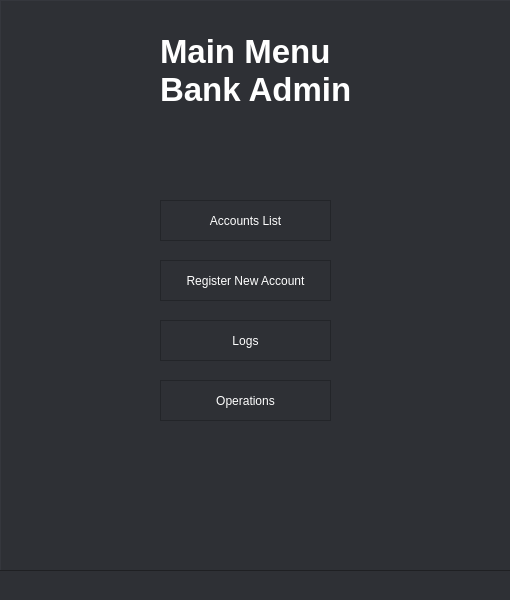
<?xml version="1.0" encoding="UTF-8"?>
<ui version="4.0">
 <class>MainWindow</class>
 <widget class="QMainWindow" name="MainWindow">
  <property name="geometry">
   <rect>
    <x>0</x>
    <y>0</y>
    <width>510</width>
    <height>600</height>
   </rect>
  </property>
  <property name="minimumSize">
   <size>
    <width>510</width>
    <height>600</height>
   </size>
  </property>
  <property name="maximumSize">
   <size>
    <width>510</width>
    <height>600</height>
   </size>
  </property>
  <property name="windowTitle">
   <string>Bank Admin Panel</string>
  </property>
  <property name="styleSheet">
   <string notr="true">background-color: rgb(46, 48, 53);</string>
  </property>
  <widget class="QWidget" name="wid_mainMenuWidget">
   <widget class="QWidget" name="verticalLayoutWidget">
    <property name="geometry">
     <rect>
      <x>0</x>
      <y>0</y>
      <width>511</width>
      <height>571</height>
     </rect>
    </property>
    <layout class="QVBoxLayout" name="verticalLayout">
     <item>
      <widget class="QFrame" name="frm_mainMenuFrame">
       <property name="autoFillBackground">
        <bool>false</bool>
       </property>
       <property name="styleSheet">
        <string notr="true"/>
       </property>
       <property name="frameShape">
        <enum>QFrame::Panel</enum>
       </property>
       <property name="frameShadow">
        <enum>QFrame::Raised</enum>
       </property>
       <widget class="QLabel" name="label">
        <property name="geometry">
         <rect>
          <x>160</x>
          <y>30</y>
          <width>241</width>
          <height>81</height>
         </rect>
        </property>
        <property name="font">
         <font>
          <pointsize>25</pointsize>
          <bold>true</bold>
         </font>
        </property>
        <property name="styleSheet">
         <string notr="true">color: rgb(255, 255, 255);</string>
        </property>
        <property name="text">
         <string>Main Menu   Bank Admin</string>
        </property>
        <property name="wordWrap">
         <bool>true</bool>
        </property>
       </widget>
       <widget class="QFrame" name="frm_accountsList">
        <property name="enabled">
         <bool>true</bool>
        </property>
        <property name="geometry">
         <rect>
          <x>160</x>
          <y>200</y>
          <width>171</width>
          <height>41</height>
         </rect>
        </property>
        <property name="styleSheet">
         <string notr="true">border-color: rgb(0, 0, 0);</string>
        </property>
        <property name="frameShape">
         <enum>QFrame::StyledPanel</enum>
        </property>
        <property name="frameShadow">
         <enum>QFrame::Raised</enum>
        </property>
        <widget class="QPushButton" name="btn_accountsList">
         <property name="geometry">
          <rect>
           <x>0</x>
           <y>0</y>
           <width>171</width>
           <height>41</height>
          </rect>
         </property>
         <property name="cursor">
          <cursorShape>PointingHandCursor</cursorShape>
         </property>
         <property name="autoFillBackground">
          <bool>false</bool>
         </property>
         <property name="styleSheet">
          <string notr="true">background-color: rgb(255, 255, 255);
color: rgb(255, 255, 255);
alternate-background-color: rgb(255, 255, 255);
</string>
         </property>
         <property name="text">
          <string>Accounts List</string>
         </property>
         <property name="icon">
          <iconset theme="contact-new"/>
         </property>
         <property name="iconSize">
          <size>
           <width>26</width>
           <height>26</height>
          </size>
         </property>
         <property name="default">
          <bool>false</bool>
         </property>
         <property name="flat">
          <bool>true</bool>
         </property>
        </widget>
       </widget>
       <widget class="QFrame" name="frm_registerNewAccount">
        <property name="enabled">
         <bool>true</bool>
        </property>
        <property name="geometry">
         <rect>
          <x>160</x>
          <y>260</y>
          <width>171</width>
          <height>41</height>
         </rect>
        </property>
        <property name="styleSheet">
         <string notr="true">border-color: rgb(0, 0, 0);</string>
        </property>
        <property name="frameShape">
         <enum>QFrame::StyledPanel</enum>
        </property>
        <property name="frameShadow">
         <enum>QFrame::Raised</enum>
        </property>
        <widget class="QPushButton" name="btn_registerNewAccount">
         <property name="geometry">
          <rect>
           <x>0</x>
           <y>0</y>
           <width>171</width>
           <height>41</height>
          </rect>
         </property>
         <property name="cursor">
          <cursorShape>PointingHandCursor</cursorShape>
         </property>
         <property name="autoFillBackground">
          <bool>false</bool>
         </property>
         <property name="styleSheet">
          <string notr="true">color: rgb(255, 255, 255);
background-color: grey
</string>
         </property>
         <property name="text">
          <string>Register New Account</string>
         </property>
         <property name="icon">
          <iconset theme="list-add"/>
         </property>
         <property name="iconSize">
          <size>
           <width>26</width>
           <height>26</height>
          </size>
         </property>
         <property name="default">
          <bool>false</bool>
         </property>
         <property name="flat">
          <bool>true</bool>
         </property>
        </widget>
       </widget>
       <widget class="QFrame" name="frm_logs">
        <property name="enabled">
         <bool>true</bool>
        </property>
        <property name="geometry">
         <rect>
          <x>160</x>
          <y>320</y>
          <width>171</width>
          <height>41</height>
         </rect>
        </property>
        <property name="styleSheet">
         <string notr="true">border-color: rgb(0, 0, 0);</string>
        </property>
        <property name="frameShape">
         <enum>QFrame::StyledPanel</enum>
        </property>
        <property name="frameShadow">
         <enum>QFrame::Raised</enum>
        </property>
        <widget class="QPushButton" name="btn_logs">
         <property name="geometry">
          <rect>
           <x>0</x>
           <y>0</y>
           <width>171</width>
           <height>41</height>
          </rect>
         </property>
         <property name="cursor">
          <cursorShape>PointingHandCursor</cursorShape>
         </property>
         <property name="autoFillBackground">
          <bool>false</bool>
         </property>
         <property name="styleSheet">
          <string notr="true">color: rgb(255, 255, 255);
background-color: grey
</string>
         </property>
         <property name="text">
          <string>Logs</string>
         </property>
         <property name="icon">
          <iconset theme="text-x-generic"/>
         </property>
         <property name="iconSize">
          <size>
           <width>26</width>
           <height>26</height>
          </size>
         </property>
         <property name="default">
          <bool>false</bool>
         </property>
         <property name="flat">
          <bool>true</bool>
         </property>
        </widget>
       </widget>
       <widget class="QFrame" name="frm_operations">
        <property name="enabled">
         <bool>true</bool>
        </property>
        <property name="geometry">
         <rect>
          <x>160</x>
          <y>380</y>
          <width>171</width>
          <height>41</height>
         </rect>
        </property>
        <property name="styleSheet">
         <string notr="true">border-color: rgb(0, 0, 0);</string>
        </property>
        <property name="frameShape">
         <enum>QFrame::StyledPanel</enum>
        </property>
        <property name="frameShadow">
         <enum>QFrame::Raised</enum>
        </property>
        <widget class="QPushButton" name="btn_operations">
         <property name="geometry">
          <rect>
           <x>0</x>
           <y>0</y>
           <width>171</width>
           <height>41</height>
          </rect>
         </property>
         <property name="cursor">
          <cursorShape>PointingHandCursor</cursorShape>
         </property>
         <property name="autoFillBackground">
          <bool>false</bool>
         </property>
         <property name="styleSheet">
          <string notr="true">color: rgb(255, 255, 255);
background-color: grey
</string>
         </property>
         <property name="text">
          <string>Operations</string>
         </property>
         <property name="icon">
          <iconset theme="applications-other"/>
         </property>
         <property name="iconSize">
          <size>
           <width>26</width>
           <height>26</height>
          </size>
         </property>
         <property name="default">
          <bool>false</bool>
         </property>
         <property name="flat">
          <bool>true</bool>
         </property>
        </widget>
       </widget>
       <zorder>frm_accountsList</zorder>
       <zorder>label</zorder>
       <zorder>frm_registerNewAccount</zorder>
       <zorder>frm_logs</zorder>
       <zorder>frm_operations</zorder>
      </widget>
     </item>
    </layout>
   </widget>
  </widget>
  <widget class="QMenuBar" name="menubar">
   <property name="geometry">
    <rect>
     <x>0</x>
     <y>0</y>
     <width>510</width>
     <height>21</height>
    </rect>
   </property>
  </widget>
  <widget class="QStatusBar" name="statusbar"/>
 </widget>
 <resources/>
 <connections/>
</ui>
